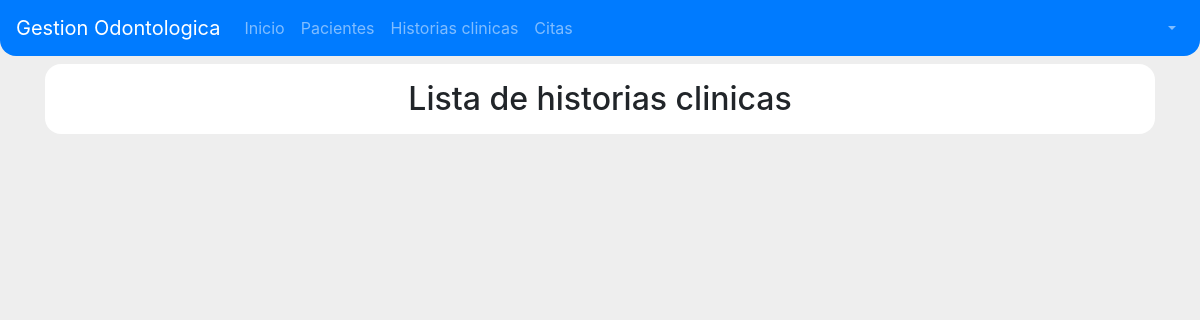
Before: /historia-clinica with the older database file.
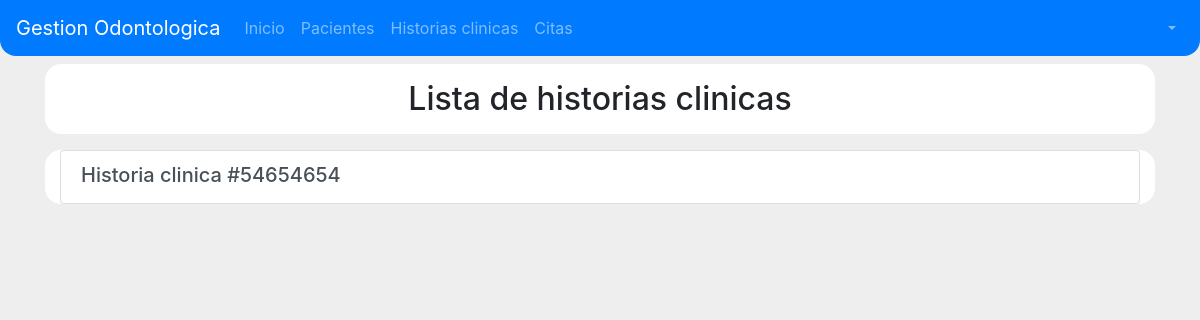
After: the same page with the newer database file.
### historiasClinicas/models.py (models this page shows, shortened)
class Cabecera(models.Model):
    numero_historia = models.CharField(primary_key=True, max_length=15)
    paciente = models.OneToOneField(Paciente)

### historiasClinicas/views.py (the view)
# urls.py: url(r'^historia-clinica$', HistoriaClinicaListView.as_view(), name='listar_historias'),
class HistoriaClinicaListView(ListView):
    model = Cabecera

### templates/historiasClinicas/cabecera_list.html
{% extends 'base.html' %}
{% load staticfiles %}
{% block style_content %}
    <link rel="stylesheet" href="{% static 'css/PacientesLista.css' %}">
    <link rel="stylesheet" href="{% static 'css/PacienteRegistro.css' %}">
{% endblock style_content %}
{% block content %}
<section id="section-container">
    <div class="container">
        <div class="row fila">
            <div class="col-12 text-center pt-3 pb-2">
                <h2>Lista de historias clinicas</h2>
            </div>
        </div>
        <div class="row fila">
            <div class="col-12">
                <div class="list-group">
                    {% for cabecera in object_list%}
                    <a href="{% url 'historias_clinicas:historia_paciente' pk=cabecera.numero_historia %}" class="list-group-item list-group-item-action flex-column">
                        <div class="d-flex w-100 text-center">
                            <h5 class="mb-1">Historia clinica #{{ cabecera.numero_historia }}</h5>
                        </div>
                    </a>
                    {% endfor %}
                </div>
            </div>
        </div>
    </div>
</section>
{% endblock content %}

Changed rows visible on the page:
added Cabecera: numero_historia "54654654"
